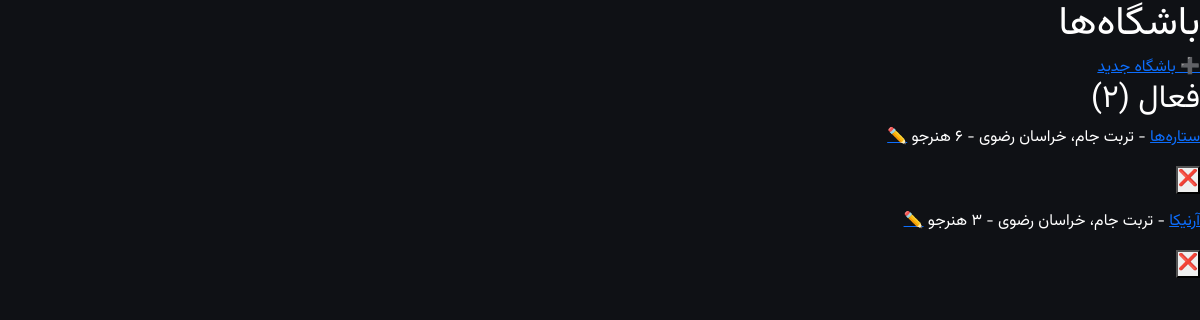
Page /clubs/ (signed in) on the earlier database version.
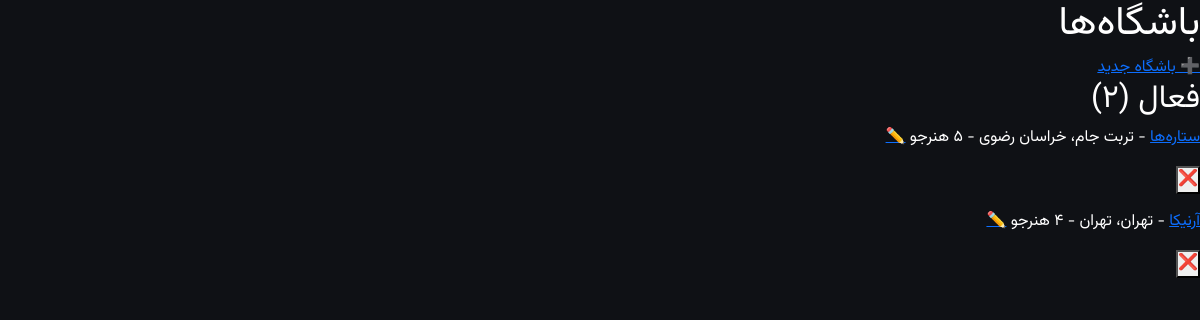
Same page on the later database version.
### apps/clubs/models.py (models this page shows, shortened)
class Club(models.Model):
    name = models.CharField('نام باشگاه', max_length=200)
    sports = models.ManyToManyField('Sport', related_name='clubs', verbose_name='رشته‌های ورزشی', blank=True)
    province = models.ForeignKey(Province, on_delete=models.PROTECT, related_name='clubs', verbose_name='استان')
    city = models.ForeignKey(City, on_delete=models.PROTECT, related_name='clubs', verbose_name='شهر')
    address = models.TextField('آدرس', blank=True, null=True)
    phone = models.CharField('تلفن', max_length=11, blank=True, null=True)
    is_active = models.BooleanField('فعال', default=True)
    created_at = models.DateTimeField('تاریخ ایجاد', auto_now_add=True)
    class Meta:
        verbose_name = 'باشگاه'
        verbose_name_plural = 'باشگاه‌ها'

class City(models.Model):
    province = models.ForeignKey(Province, on_delete=models.CASCADE, related_name='cities', verbose_name='استان')
    name = models.CharField('شهر', max_length=100)
    class Meta:
        verbose_name = 'شهر'
        verbose_name_plural = 'شهرها'

class Province(models.Model):
    name = models.CharField('استان', max_length=100)
    class Meta:
        verbose_name = 'استان'
        verbose_name_plural = 'استان‌ها'

### apps/clubs/views.py (the view)
# urls.py: path('', views.ClubListView.as_view(), name='club_list'),
class ClubListView(LoginRequiredMixin, UserPassesTestMixin, ListView):
    template_name = 'clubs/club_list.html'
    context_object_name = 'clubs'
    def test_func(self):
        return self.request.user.is_super_manager
    def get_queryset(self):
        return Club.objects.filter(is_active=True).select_related('province', 'city')
    def get_context_data(self, **kwargs):
        context = super().get_context_data(**kwargs)
        context['inactive_clubs'] = Club.objects.filter(is_active=False)
        return context

### apps/core/context_processors.py (called while the page is built)
def site_settings(request):
    return {'site_settings': SiteSetting.get_settings()}

### apps/core/models.py (called while the page is built)
    @classmethod
    def get_settings(cls):
        obj, created = cls.objects.get_or_create(pk=1)
        return obj

### templates/clubs/club_list.html (shortened to what this page needs)
{% extends 'base.html' %}
{% block content %}
<h1>باشگاه‌ها</h1>
<a href="{% url 'clubs:club_add' %}">➕ باشگاه جدید</a>
<h2>فعال ({{ clubs.count }})</h2>
{% for club in clubs %}
    <p>
        <a href="{% url 'clubs:club_detail' club.pk %}">{{ club.name }}</a>
        - {{ club.city.name }}، {{ club.province.name }}
        - {{ club.students.count }} هنرجو
        <a href="{% url 'clubs:club_edit' club.pk %}">✏️</a>
        <form method="post" action="{% url 'clubs:club_delete' club.pk %}" style="display:inline;" onsubmit="return confirm('غیرفعال شود؟')">
            {% csrf_token %}<button type="submit">❌</button>
        </form>
    </p>
{% empty %}
    <p>باشگاه فعالی نیست</p>
{% endfor %}
{% endblock %}

Differences in the rows shown:
changed Club "آرنیکا": city.name "تربت جام" → "تهران"; province.name "خراسان رضوی" → "تهران"
